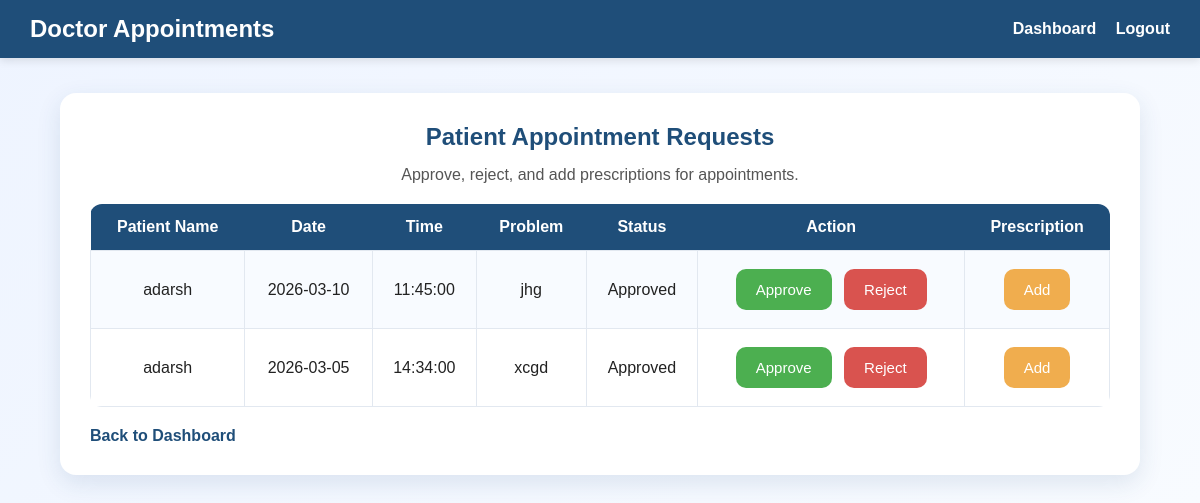
Before: /doctor/view_appointments.php (signed in) with the older database file.
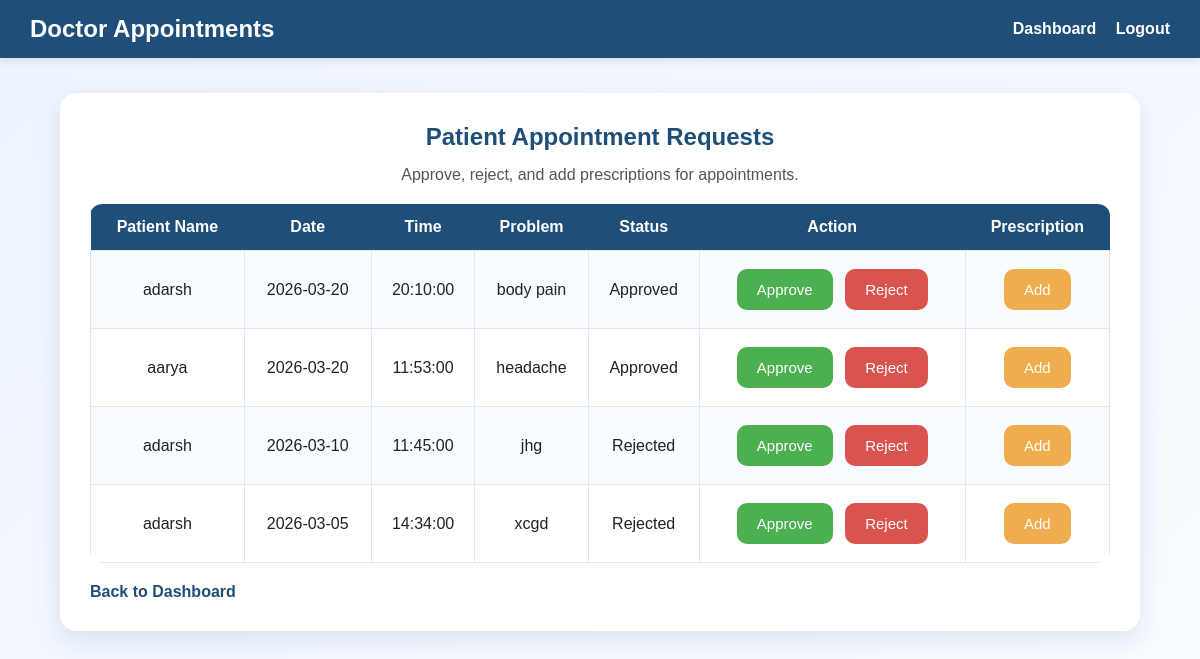
After: the same page with the newer database file.
### tables this page shows
CREATE TABLE `appointments` (
  `id` int(11) NOT NULL,
  `patient_id` int(11) NOT NULL,
  `doctor_id` int(11) NOT NULL,
  `appointment_date` date NOT NULL,
  `status` varchar(50) DEFAULT 'Pending',
  `created_at` timestamp NOT NULL DEFAULT current_timestamp(),
  `appointment_time` time NOT NULL,
  `problem` text DEFAULT NULL
);

CREATE TABLE `patients` (
  `id` int(11) NOT NULL,
  `name` varchar(100) NOT NULL,
  `email` varchar(100) NOT NULL,
  `password` varchar(255) NOT NULL,
  `phone` varchar(15) DEFAULT NULL,
  `age` int(11) DEFAULT NULL,
  `gender` varchar(10) DEFAULT NULL,
  `created_at` timestamp NOT NULL DEFAULT current_timestamp(),
  `address` text DEFAULT NULL
);

### doctor/view_appointments.php (the view, shortened to what this page needs)
<?php
include("../config/db.php");
$doctor_id = $_SESSION['doctor_id'];
$sql = "SELECT appointments.*, patients.name AS patient_name
        FROM appointments
        JOIN patients ON appointments.patient_id = patients.id
        WHERE appointments.doctor_id = '$doctor_id'
        ORDER BY appointment_date DESC, appointment_time DESC";
$result = mysqli_query($conn, $sql);
?>
<!DOCTYPE html>
<html>
<head>
    <link rel="stylesheet" href="../assets/css/style.css">
</head>
<body>
    <div class="navbar">
        <h2>Doctor Appointments</h2>
        <div>
            <a href="dashboard.php">Dashboard</a>
            <a href="logout.php">Logout</a>
        </div>
    </div>
    <div class="container">
        <h2>Patient Appointment Requests</h2>
        <p>Approve, reject, and add prescriptions for appointments.</p>
        <table>
            <tr>
                <th>Patient Name</th>
                <th>Date</th>
                <th>Time</th>
                <th>Problem</th>
                <th>Status</th>
                <th>Action</th>
                <th>Prescription</th>
            </tr>
            <?php while ($row = mysqli_fetch_assoc($result)) { ?>
            <tr>
                <td><?php echo $row['patient_name']; ?></td>
                <td><?php echo $row['appointment_date']; ?></td>
                <td><?php echo $row['appointment_time']; ?></td>
                <td><?php echo $row['problem']; ?></td>
                <td><?php echo $row['status']; ?></td>
                <td>
                    <a class="btn btn-secondary" href="update_status.php?id=<?php echo $row['id']; ?>&status=Approved">Approve</a>
                    <a class="btn btn-danger" href="update_status.php?id=<?php echo $row['id']; ?>&status=Rejected">Reject</a>
                </td>
                <td>
                    <a class="btn btn-warning" href="add_prescription.php?appointment_id=<?php echo $row['id']; ?>&patient_id=<?php echo $row['patient_id']; ?>">Add</a>
                </td>
            </tr>
            <?php } ?>
        </table>
        <a class="back-link" href="dashboard.php">Back to Dashboard</a>
    </div>
</body>
</html>

Changed rows visible on the page:
added appointments: patient.name "adarsh", appointment_date "2026-03-20", appointment_time "20:10:00", problem "body pain", status "Approved"
added appointments: patient.name "aarya", appointment_date "2026-03-20", appointment_time "11:53:00", problem "headache", status "Approved"
changed appointments "jhg": status "Approved" → "Rejected"
changed appointments "xcgd": status "Approved" → "Rejected"
